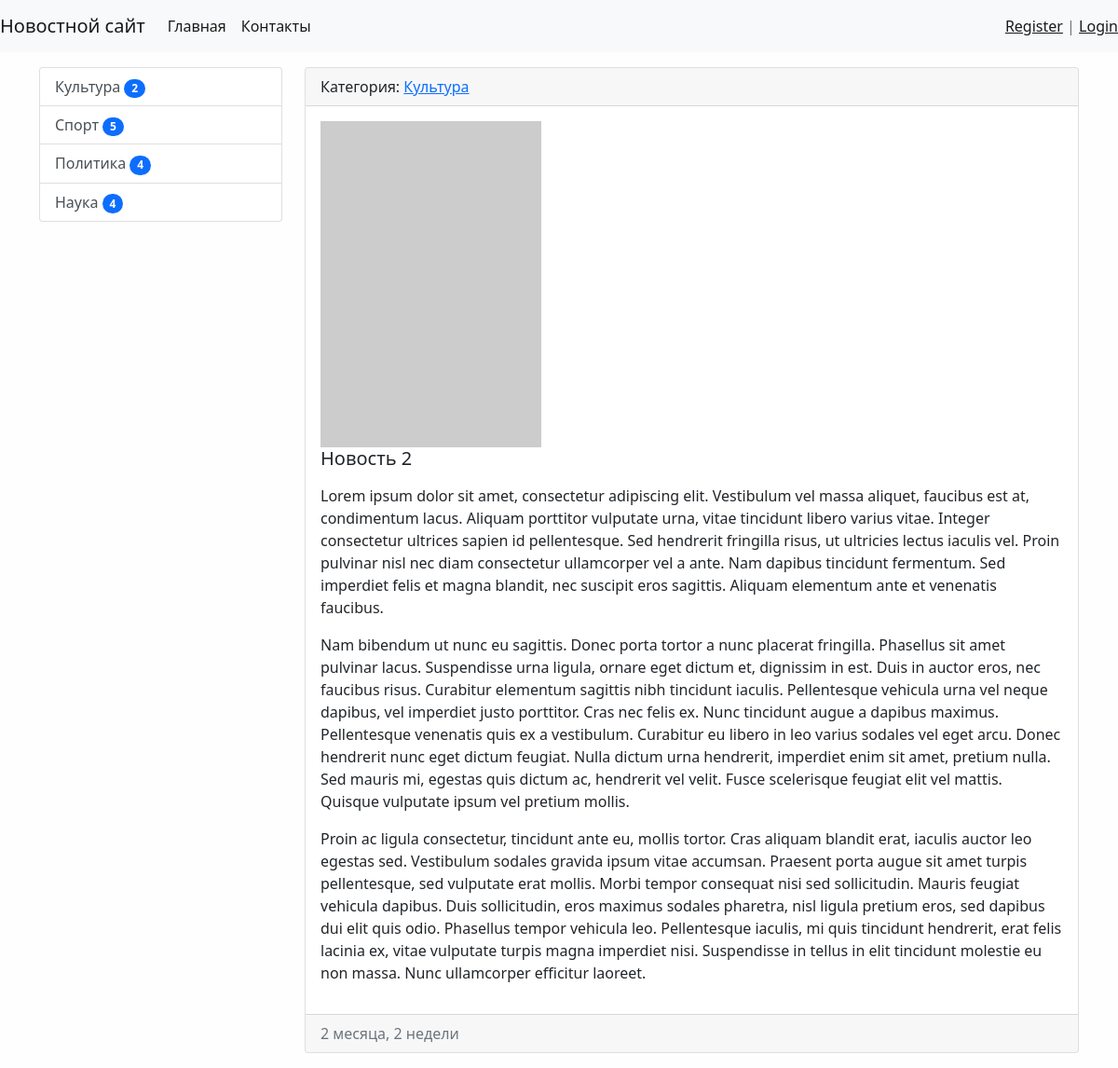
Screenshot of /news/2/ with the database file from the repository.
### news/models.py (models this page shows, shortened)
class Category(models.Model):
    title = models.CharField(max_length=150, db_index=True, verbose_name='Наименование категории')
    def get_absolute_url(self):
        return reverse('category', kwargs={'category_id': self.pk})
    def __str__(self):
        return self.title
    class Meta:
        verbose_name = 'Категория'
        verbose_name_plural = 'Категории'
        ordering = ['title']

class News(models.Model):
    title = models.CharField(max_length=150, verbose_name='Наименование')
    content = models.TextField(blank=True, verbose_name='Контент')
    created_at = models.DateTimeField(auto_now_add=True, verbose_name='Дата публикации')
    updated_at = models.DateTimeField(auto_now=True, verbose_name='Дата обновления')
    photo = models.ImageField(upload_to='photos/%Y/%m/%d', verbose_name='Фото', blank=True)
    is_published = models.BooleanField(default=True, verbose_name='Опубликовано')
    category = models.ForeignKey('Category', on_delete=models.PROTECT, verbose_name='Категория')
    views = models.IntegerField(default=0)
    class Meta:
        verbose_name = 'Новость'   # единственное число
        verbose_name_plural = 'Новости'   # множественное число
        ordering = ['-created_at']   # порядок отображения

### news/views.py (the view)
# urls.py: path('news/<int:pk>/', ViewNews.as_view(), name='view_news'),
class ViewNews(DetailView):
    model = News
    context_object_name = 'news_item'

### news/templatetags/news_tags.py (called while the page is built)
@register.inclusion_tag('news/list_categories.html')
def show_categories():
    categories = Category.objects.annotate(cnt=Count('news', filter=F('news__is_published'))).filter(cnt__gt=0)
    return {"categories": categories}

### news/templates/news/news_detail.html (shortened to what this page needs)
{% extends 'base.html' %}
{% block sidebar %}
    {% include 'inc/_sidebar.html' %}
{% endblock %}
{% block content %}
<div class="card mb-3">
     <div class="card-header">
         Категория: <a href="{{ news_item.category.get_absolute_url }}">{{ news_item.category }}</a>
     </div>
     <div class="card-body">
         {% if item.photo %}
            <img src="{{ news_item.photo.url }}" alt="" width="350" class="float-left mr-3">
         {% else %}
            <img src="https://picsum.photos/id/237/350/198" alt="" class="float-left mr-3">
         {% endif %}
             <h5 class="card-title">{{ news_item.title }}</h5>
             <p class="card-text">{{ news_item.content|safe|linebreaks }}</p>
    </div>
    <div class="card-footer text-muted">
        {{ news_item.created_at|timesince }}
    </div>
</div>
{% endblock %}

### news/templates/news/list_categories.html
<div class="list-group">
     {% for item in categories %}
     <a href="{{ item.get_absolute_url }}" class="list-group-item list-group-item-action">{{ item.title }} <span class="badge bg-primary rounded-pill">{{ item.cnt }}</span></a>
     {% endfor %}
 </div>

### mysite/static/css/style1.css (style rules this page uses)
body { background-color: #fefefe; }

### rows the page displays
Category: title "Культура", cnt "2"
Category: title "Спорт", cnt "5"
Category: title "Политика", cnt "4"
Category: title "Наука", cnt "4"
News: category "Культура", title "Новость 2", content "Lorem ipsum dolor sit amet, consectetur adipiscing elit. Vestibulum vel massa aliquet, faucibus est at, condimentum lacus. Aliquam porttitor vulputate urna, vitae tincidunt libero varius vitae. Integer consectetur ultrices sapien id pellentesque. Sed hendrerit fringilla risus, ut ultricies lectus iaculis vel. Proin pulvinar nisl nec diam consectetur ullamcorper vel a ante. Nam dapibus tincidunt fermentum. Sed imperdiet felis et magna blandit, nec suscipit eros sagittis. Aliquam elementum ante et venenatis faucibus. Nam bibendum ut nunc eu sagittis. Donec porta tortor a nunc placerat fringilla. Phasellus sit amet pulvinar lacus. Suspendisse urna ligula, ornare eget dictum et, dignissim in…", created_at "2 месяца, 2 недели"
